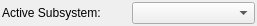
<?xml version="1.0" encoding="UTF-8"?>
<ui version="4.0">
 <class>DesignToolBarWidgetsClass</class>
 <widget class="QWidget" name="DesignToolBarWidgetsClass">
  <property name="geometry">
   <rect>
    <x>0</x>
    <y>0</y>
    <width>257</width>
    <height>23</height>
   </rect>
  </property>
  <property name="windowTitle">
   <string>DesignToolBarWidgets</string>
  </property>
  <layout class="QHBoxLayout" name="hLayoutDesignToolBarWidgets">
   <property name="leftMargin">
    <number>2</number>
   </property>
   <property name="topMargin">
    <number>2</number>
   </property>
   <property name="rightMargin">
    <number>2</number>
   </property>
   <property name="bottomMargin">
    <number>2</number>
   </property>
   <item>
    <widget class="QLabel" name="labelActiveSubsystem">
     <property name="text">
      <string>Active Subsystem: </string>
     </property>
    </widget>
   </item>
   <item>
    <widget class="QComboBox" name="comboBoxActiveSubsystem"/>
   </item>
  </layout>
 </widget>
 <layoutdefault spacing="6" margin="11"/>
 <resources/>
 <connections/>
</ui>
